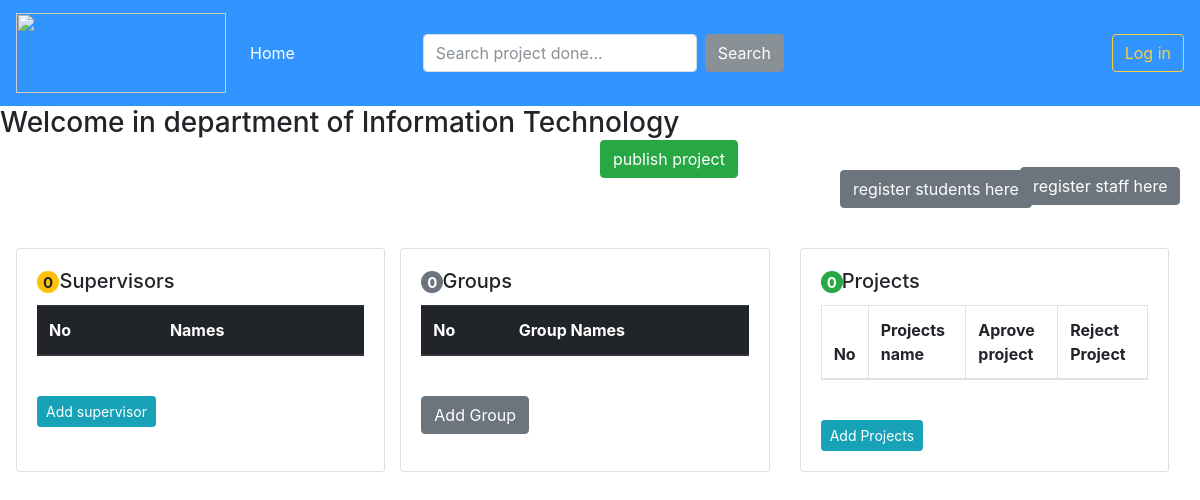
The page /departments/2/ on the database as committed earlier.
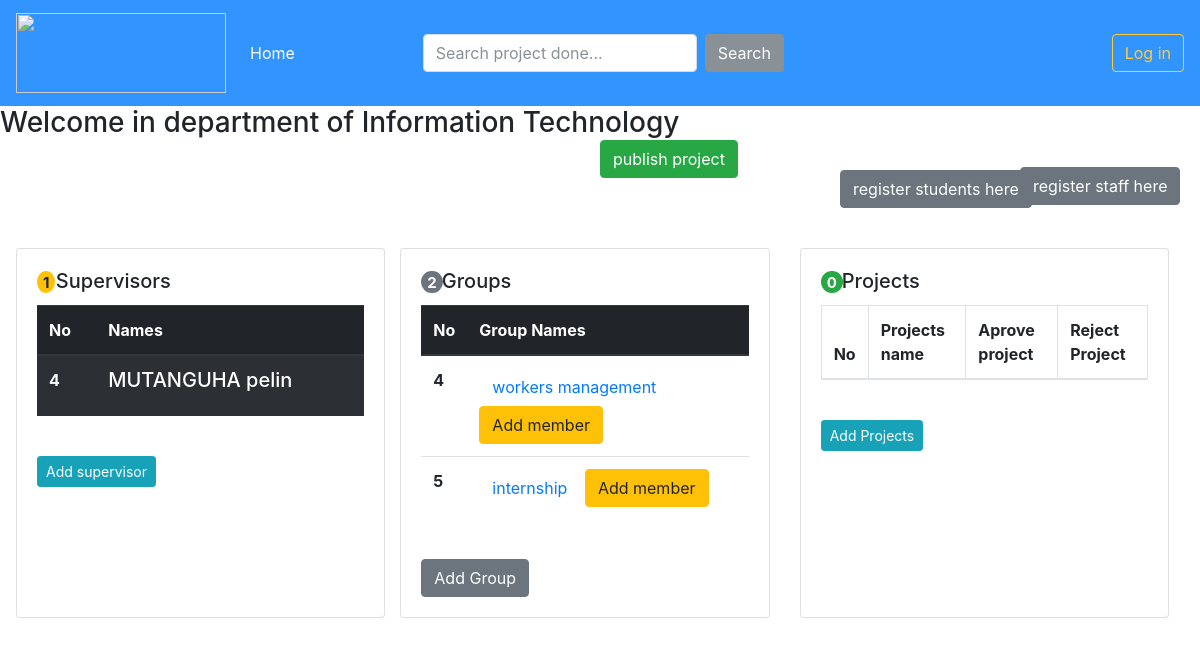
The same page on the database as committed later.
### depart/models.py (models this page shows, shortened)
class Department(models.Model):
    department_name = models.CharField(max_length=100)
    school = models.ForeignKey(School, related_name='department', on_delete=models.CASCADE)

class Supervisor(models.Model):
    department_id = models.ForeignKey(Department, related_name = 'supervisors', on_delete = models.CASCADE)
    supervisor_name = models.CharField(max_length=250, null=True)
    supervisor_email = models.EmailField(max_length=250)

class Group(models.Model):
    department = models.ForeignKey(Department, related_name='group', on_delete = models.CASCADE)
    group_name = models.CharField(max_length=50)
    supervisor = models.ForeignKey(Supervisor, related_name='group', on_delete=models.CASCADE)
    group_email = models.EmailField(max_length=250)
    created_at = models.DateTimeField(auto_now_add=True)

### depart/views.py (the view)
# urls.py: path('departments/<int:pk>/', views.department_details, name='department_details'),
def department_details(request, pk=None, *args, **kwargs):
    departments= Department.objects.get(pk=pk)
    projects = Project.objects.filter(department=pk)
    countpro = Project.objects.filter(department=pk).count()
    supervisors = Supervisor.objects.filter(department_id=pk)
    countsup = Supervisor.objects.filter(department_id=pk).count()
    groups = Group.objects.filter(department=pk)
    countgro = Group.objects.filter(department=pk).count()
    context = {
        'departments': departments,
        'projects':projects,
        'supervisors': supervisors,
        'groups': groups,
        'countsup': countsup,
        'countgro': countgro,
        'countpro':countpro
        }
    return render(request, 'is.html', context=context )

### templates/is.html (shortened to what this page needs)
{% extends 'base.html' %}
{% block content %}
<h3>Welcome in department of {{departments.department_name}}</h3>
<a href="{% url 'create_project_store' %}" class="btn btn-success" style="margin-left: 50%; margin-top:-8px">publish project</a>
<a href="{% url 'register_students' %}" class="btn btn-secondary" style="margin-left: 70%; margin-top:-8px">register students here</a>
<a href="{% url 'register_staff' %}" class="btn btn-secondary"
  style="margin-left: 85%; margin-top:-70px">register staff here</a>
<div class="card-deck mt-3 ml-3 mr-3">
  <div class="card ml-0 mr-0">
    <div class="card-body">
      <h5 class="card-title text-align-centre"> <span class="badge badge-warning" style="border-radius: 50%; margin-bottom: 0px; margin-right: -5px;">{{countsup}}</span> Supervisors</h5>
      <table class="table table-striped table-dark">
        <thead>
          <tr>
            <th scope="col">No</th>
            <th scope="col">Names</th>
          </tr>
        </thead>
        <tbody>
                {% for supervisor in supervisors %}
          <tr>
            <th scope="row">{{supervisor.id}}</th>
            <td>
                <h5 class="card-title">{{ supervisor.supervisor_name }} </h5>
            </td>
          </tr>
          {% endfor %}
        </tbody>
      </table><br>
      <a href="{% url 'addsupervisor' %}" class="btn btn-info btn-sm">Add supervisor</a>
    </div>
  </div>
  <div class="card">
    <div class="card-body">
      <h5 class="card-title"> <span class="badge badge-secondary"
        style="border-radius: 50%; margin-bottom: 0px; margin-right: -1px;">{{countgro}}</span>Groups</h5>
      <table class="table">
            <thead class="thead-dark">
              <tr>
                <th scope="col">No</th>
                <th scope="col">Group Names</th>
              </tr>
            </thead>
            <tbody>
              {% for group in groups %}
              <tr>
                <th scope="row">{{group.id}}</th>
                <td> <a href="{%url 'single_group' group.pk %}" class="btn btn-link">{{group.group_name}} </a> <a href="{% url 'add_membert' %}" class="btn btn-warning mr-4">Add member</a></td>
              </tr>
              {% endfor %}
            </tbody>
          </table><br>
              <a href="{% url 'add_group' %}" class="btn btn-secondary">Add Group</a>
    </div>
  </div>
  <div class="card">
    <div class="card-body">
      <h5 class="card-title"> <span class="badge badge-success"
        style="border-radius: 50%; margin-bottom: 0px; margin-right: -1px;">{{countpro}}</span>Projects</h5>
      <table class="table table-bordered">
            <thead>
              <tr>
                <th scope="col">No</th>
                <th scope="col">Projects name</th>
                <th scope="col">Aprove project</th>
                <th scope="col"> Reject Project</th>
              </tr>
            </thead>
          </table><br>
          <a href="{% url 'addProject' %}" class="btn btn-info btn-sm">Add Projects</a>
    </div>
  </div>
</div>
            {% endblock %}

### templates/base.html (shortened to what this page needs)
{% load static %}
<!DOCTYPE html>
  <html>
    <head>
      <link rel="stylesheet" href="https://maxcdn.bootstrapcdn.com/bootstrap/4.0.0/css/bootstrap.min.css">
      <link rel="stylesheet" href="{% static 'css/bootstrap.min.css' %}">
      <link rel="stylesheet" href="{% static 'css/style.css' %}">
      <link rel="stylesheet" href="{% static 'javascript/script.js' %}">
      <link rel="stylesheet" href="https://maxcdn.bootstrapcdn.com/bootstrap/4.0.0/css/bootstrap.min.css" >
    </head>
    <body>
        <nav class="navbar navbar-expand-lg navbar-dark bg-primary text-light" style="opacity: 0.8; ">
            <a class="navbar-brand" href="{% url 'home' %}"><img src="{% static 'images/ur-logo.jpg' %}" width="210px", height="80px"  alt="" srcset=""></a>
            <div class="collapse navbar-collapse" id="navbarColor01">
              <ul class="navbar-nav mr-auto">
                <li class="nav-item active">
                  <a class="nav-link" href="{% url 'home' %}">Home <span class="sr-only">(current)</span></a>
              </ul>
              <div class="collapse navbar-collapse mr-auto" id="mainMenu">
              <form class="form-inline my-2 my-lg-0" style="margin-right: auto; margin-left: 120px;">
                <input class="form-control mr-sm-2"  type="text" placeholder="Search project done...">
                <button class="btn btn-secondary my-2 my-sm-0" type="submit">Search</button>
              </form>
                {% if user.is_authenticated %}
                  <ul class="navbar-nav ml-auto">
                    <li class="nav-item dropdown">
              <a class="nav-link dropdown-toggle" href="#" id="userMenu" data-toggle="dropdown" aria-haspopup="true"
                aria-expanded="false">
                      WELCOME {{ user.username }}
                      </a>
                      <div class="dropdown-menu dropdown-menu-right" aria-labelledby="userMenu">
                        <a class="dropdown-item" href="#">My account</a>
                        <a class="dropdown-item" href="{% url 'password_reset' %}">Change password</a>
                        <div class="dropdown-divider"></div>
                        <a class="dropdown-item" href="{% url 'logout' %}">Log out</a>
                      </div>
                    </li>
                  </ul>
                {% else %}
                  <form class="form-inline ml-auto mr-12 ">
                    <a href="{% url 'login' %}" class="btn btn-outline-warning">Log in</a>
                  </form>
                {% endif %}
              </div>
            </div>
          </nav>
        {% block content %}
        {% endblock %}
    </body>
  </html>

### static/css/style.css (style rules this page uses)
body { font-family: 'Poppins', sans-serif; background: #fafafa; }
a, a:hover, a:focus { color: inherit; text-decoration: none; transition: all 0.3s; }

Rows that differ between the two databases and show on the page:
added Supervisor: id "4", supervisor_name "MUTANGUHA pelin"
added Group: id "4", group_name "workers management"
added Group: id "5", group_name "internship"
Other text that changed with them:
{{ countsup }}: "0" → "1"
{{ countgro }}: "0" → "2"
